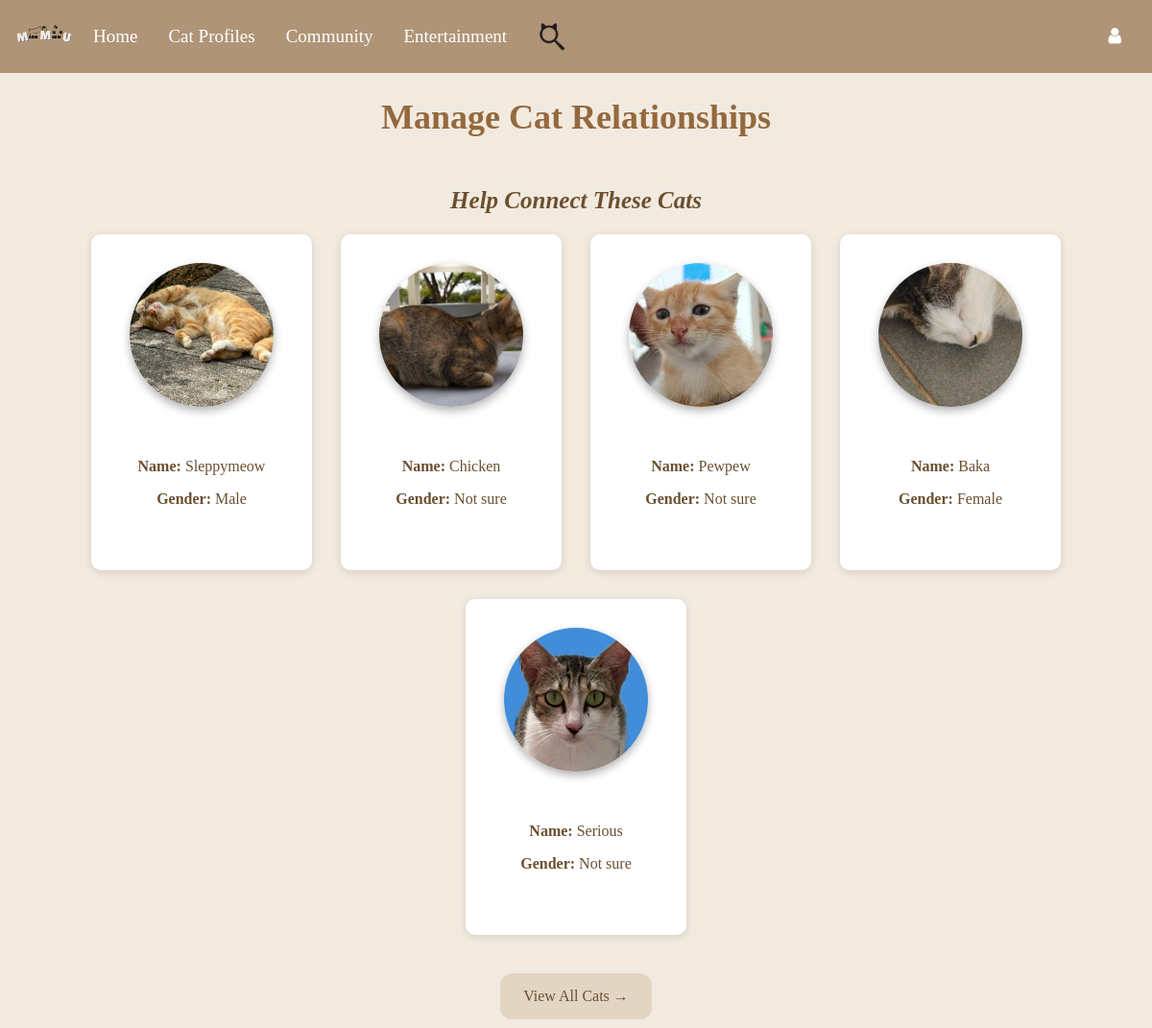
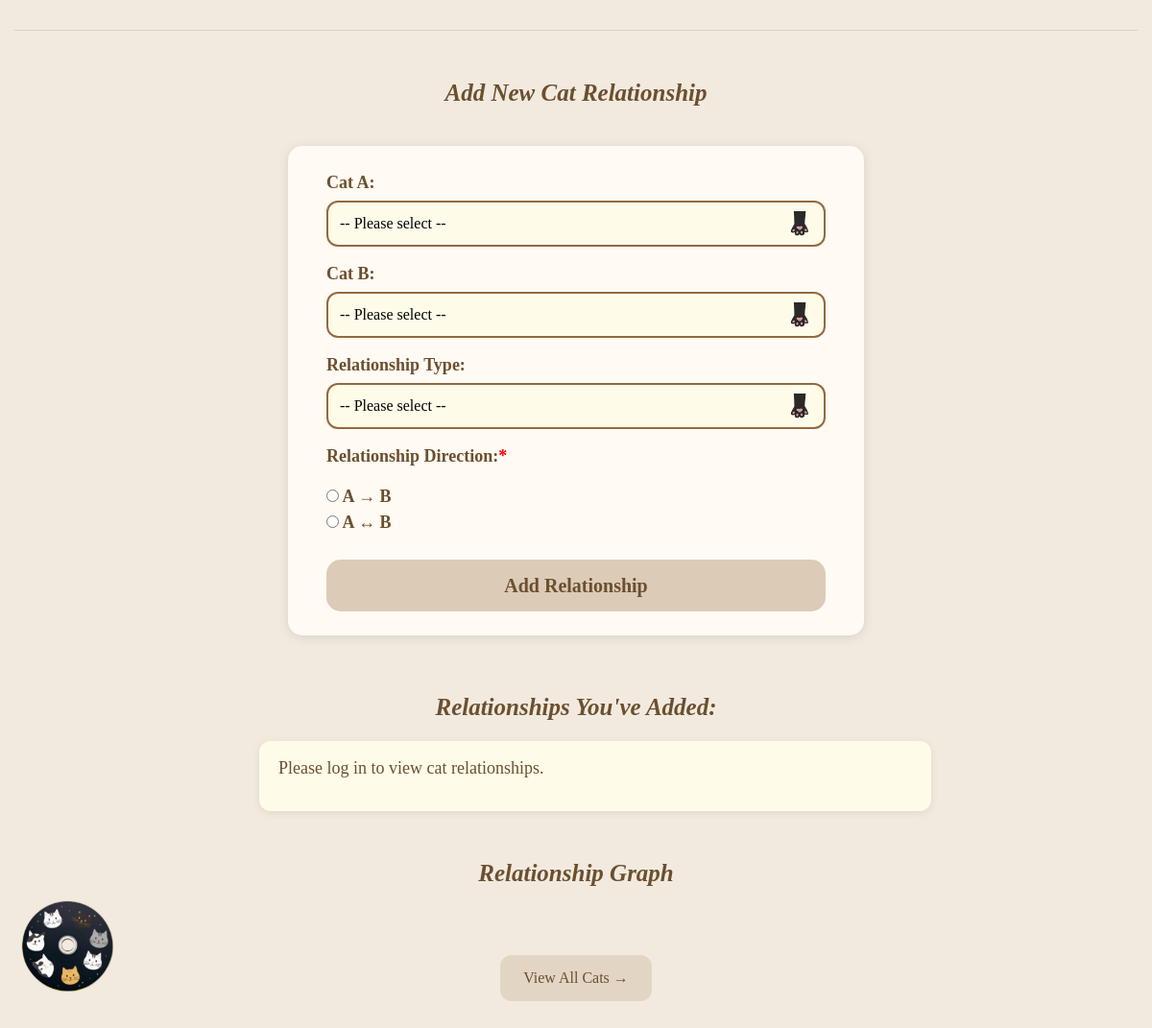
Screenshot of /relationship_feature with the database file from the repository (2 pictures, top to bottom).
### tables this page shows
CREATE TABLE "profiles" (
	"id"	INTEGER,
	"name"	TEXT NOT NULL,
	"gender"	TEXT NOT NULL,
	"color"	TEXT NOT NULL,
	"description"	TEXT,
	"photo"	TEXT NOT NULL,
	"creator"	TEXT NOT NULL,
	PRIMARY KEY("id" AUTOINCREMENT)
);

### Website/relationship.py (the view, shortened to what this page needs)
@relationship_bp.route('/relationship_feature', methods=['GET', 'POST'])
def relationship_feature():
    conn = get_db_connection()
    cursor = conn.cursor()
    all_cats = cursor.execute("SELECT id, name, gender, photo FROM profiles ORDER BY name ASC").fetchall()
    cat_photos = get_cat_photos(all_cats)
    if len(all_cats) >= 5:
        random_cats = random.sample(all_cats, 5)
    else:
        random_cats = all_cats
    if current_user.is_authenticated:
        relations = cursor.execute("""
            SELECT rel.id, rel.catA_id, rel.catB_id, rel.relation_type, rel.direction,
                p1.name AS catA_name, p1.photo AS catA_photo,
                p2.name AS catB_name, p2.photo AS catB_photo
            FROM cat_relationship rel
            JOIN profiles p1 ON rel.catA_id = p1.id
            JOIN profiles p2 ON rel.catB_id = p2.id
            WHERE rel.user_id = ?
        """, (current_user.id,)).fetchall()
    else:
        relations = []
    graph_svg = generate_graph(relations, cat_photos)
    return render_template(
        'relationship_manager.html',
        user=current_user,
        random_cats=random_cats,
        all_cats=all_cats,
        relations=relations,
        tree_img=graph_svg,
    )

### Website/relationship.py (called while the page is built, shortened)
def get_db_connection():
    db_path = os.path.join(os.path.dirname(__file__), '..', 'instance', 'datebase.db')
    db_path = os.path.abspath(db_path)
    conn = sqlite3.connect(db_path)
    conn.row_factory = sqlite3.Row
    return conn

def get_cat_photos(all_cats):
    cat_photos = {}
    for cat in all_cats:
        if cat['photo'] and os.path.exists(os.path.join(current_app.static_folder, 'uploads', cat['photo'])):
            cat_photos[cat['name']] = os.path.join(current_app.static_folder, 'uploads', cat['photo'])
        else:
            cat_photos[cat['name']] = os.path.join(current_app.static_folder, 'uploads', 'default.png')
    return cat_photos

def generate_graph(relations, cat_photos, filename='cat_relationship_tree'):
    if not relations:
        return None

### Website/templates/relationship_manager.html (shortened to what this page needs)
{% extends 'base.html' %}
{% block content %}
<h1>Manage Cat Relationships</h1>
<h2>Help Connect These Cats</h2>
<div class="cat-grid">
    {% for cat in random_cats %}
        <div class="cat-card">
            <a href="/single_profile?name={{ cat.name | lower }}">
                {% if cat.photo %}
                    <img class="profile-picture" src="{{ url_for('static', filename='uploads/' + cat['photo']) }}" alt="{{ cat['name'] }}">
                {% else %}
                    <img class="profile-picture" src="{{ url_for('static', filename='uploads/default.png') }}" alt="Default Placeholder">
                {% endif %}
                <p><strong>Name: </strong>{{ cat.name }}</p>
                <p><strong>Gender: </strong>{{ cat.gender }}</p>
            </a>
        </div>
    {% endfor %}
</div>
<button class="button" onclick="location.href='{{ url_for('catprofile.view_profiles') }}'">
    View All Cats →
</button>
<hr>
<h2>Add New Cat Relationship</h2>
<form method="POST" action="{{ url_for('relationship.relationship_feature') }}">
    <label>Cat A:
    <select name="catA_id" required>
        <option value="" disabled selected hidden>-- Please select --</option>
    </select>
    </label>
    <label>Cat B:
    <select name="catB_id" required>
        <option value="" disabled selected hidden>-- Please select --</option>
    </select>
    </label>
    <label>Relationship Type:
    <select name="relation_type" id="relation_type" required onchange="checkOther(this)">
        <option value="" disabled selected hidden>-- Please select --</option>
    </select>
    </label>
    <label>Relationship Direction:<span style="color:red;">*</span></label>
        <input type="radio" name="direction" value="forward" required> A → B<br>
        <input type="radio" name="direction" value="both" required> A ↔ B<br>
        <button type="submit">Add Relationship</button>
</form>
<h2>Relationships You've Added:</h2>
<ul>
{% if user.is_authenticated%}
    {% if relations|length == 0 %}
        <li class="relationship-item">
            <div class="relationship-content">
                <p>You haven't added any relationships yet.</p>
            </div>
        </li>
    {% else %}
        {% for rel in relations %}
            <li class= "relationship-item">
                <div class="relationship-content">
                    <div class="cat-info">
                        <img src="{{ url_for('static', filename='uploads/' + rel.catA_photo if rel.catA_photo else 'uploads/default.png') }}" alt="{{ rel.catA_name }}">
                        {{ rel.catA_name }}
                    </div>
                    <div class="relation-type-arrow">
                        <div class="type">
                            {{ rel.relation_type }}
                        </div>
                        <div class="arrow">
                            {% if rel.direction == 'forward' %}
                                &#8594;
                            {% elif rel.direction == 'both' %}
                                &#8596;
                            {% endif %}
                        </div>
                    </div>
                    <div class="cat-info">
                        <img src="{{ url_for('static', filename='uploads/' + rel.catB_photo if rel.catB_photo else 'uploads/default.png') }}" alt="{{ rel.catB_name }}">
                        {{ rel.catB_name }}
                    </div>
                    <div class="action-buttons">
                        <button class = "action-button" onclick="openEditModal({{ rel.id }}, '{{ rel.catA_id }}', '{{ rel.catB_id }}', '{{ rel.relation_type }}', '{{ rel.direction }}')">
                            Edit
                        </button>
                        <form method="POST"  class="inline" action="{{ url_for('relationship.relationship_feature') }}" onsubmit="return confirm('Are you sure you want to delete this relationship?');" style="margin-left: 20px;">
                            <input type="hidden" name="action" value="delete" />
                            <input type="hidden" name="rel_id" value="{{ rel.id }}" />
                            <button class = "action-button" type="submit">Delete</button>
                        </form>
                    </div>
                </div>
            </li>
        {% endfor %}
    {% endif %}
{% else %}
    <li class="relationship-item">
        <div class="relationship-content">
            <p>Please log in to view cat relationships.</p>
        </div>
    </li>
{% endif %}
</ul>
<h2>Relationship Graph</h2>
<div class="button-container">
    <button class="button" onclick="location.href='{{ url_for('relationship.view_graph') }}'">
        View All Cats →
    </button>
</div>
</body>
{% endblock %}

### Website/templates/base.html (style rules this page uses)
body { background-color: #f9f4ef; }

### Website/templates/relationship_manager.html (style rules this page uses)
html, body { margin: 0; padding: 0; box-sizing: border-box; font-family: 'Times New Roman', Times, serif; background-color: #f2eadf; color: #6b4f2f; }
h1 { font-weight: bold; color: #94693e; text-align: center; font-size: 36px; margin-bottom: 10px; padding-top: 25px; }
h2 { font-weight: bold; font-size: 25px; color: #6b4f2f; text-align: center; font-style: italic; margin-top: 50px; margin-bottom: 20px; }
.cat-grid { display: flex; flex-wrap: wrap; justify-content: center; gap: 30px; margin-top: 20px; max-width: 90%; margin-left: auto; margin-right: auto; }
.cat-card { background-color: #ffffff; padding: 30px; width: 230px; height: 350px; border-radius: 10px; box-shadow: 0 2px 8px rgba(0, 0, 0, 0.12); cursor: pointer; text-align: center; display: flex; flex-direction: column; justify-content: flex-start; transition: transform 0.3s ease, box-shadow 0.3s ease; color: #6b4f2f; }
.cat-card img { width: 150px; height: 150px; border-radius: 50%; margin-bottom: 40px; object-fit: cover; box-shadow: 0 4px 10px rgba(0, 0, 0, 0.3); transition: transform 0.3s ease; }
.cat-card p { margin: 10px 0; }
.cat-card a { text-decoration: none; color: inherit; }
form { max-width: 600px; margin: 40px auto 60px auto; background-color: #fffaf3; border-radius: 15px; padding: 25px 40px; box-shadow: 0 2px 12px rgba(0, 0, 0, 0.1); color: #6b4f2f; font-weight: bold; font-size: 18px; }
form label { display: block; margin-bottom: 15px; }
form select { width: 100%; padding: 10px 12px; border-radius: 12px; border: 2px solid #94693e; background-color: #fffbe9; font-size: 16px; outline: none; cursor: pointer; -webkit-appearance: none; -moz-appearance: none; appearance: none; background-image: url("/static/cat_paws_icon.png"); background-repeat: no-repeat; background-position: right 12px center; background-size: 24px; margin-top: 5px; }
form button { width: 100%; padding: 12px; background-color: #dccbb7; border-radius: 15px; border: none; color: #6b4f2f; font-size: 20px; font-weight: bold; cursor: pointer; transition: transform 0.2s ease; margin-top: 25px; }
.relationship-item { background: #fffbe9; color: #6b4f2f; max-width: 700px; margin: 0 auto 80px auto; font-size: 18px; padding: 15px 160px 15px 20px; border-radius: 12px; box-shadow: 0 2px 8px rgba(0, 0, 0, 0.08); margin-bottom: 18px; display: flex; justify-content: space-between; align-items: center; position: relative; }
.relationship-content { display: flex; align-items: center; gap: 20px; width: 100%; }
.button { display: block; margin: 40px auto; padding: 12px 24px; font-size: 16px; background-color: #dccbb7a5; color: #6b4f2f; border: none; border-radius: 12px; transition: transform 0.8s ease; cursor: pointer; }

### rows the page displays
profiles: photo (picture), name "Sleppymeow", gender "Male"
profiles: photo (picture), name "Chicken", gender "Not sure"
profiles: photo (picture), name "Pewpew", gender "Not sure"
profiles: photo (picture), name "Baka", gender "Female"
profiles: photo (picture), name "Serious", gender "Not sure"
